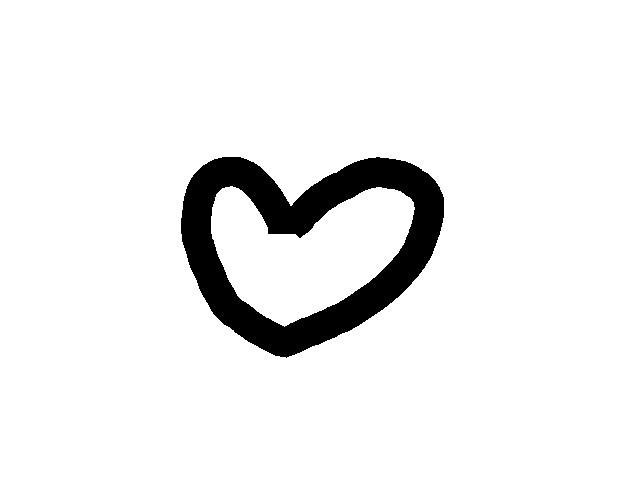
#> input picture heart_image/img2.bmp, 634 x 503 px, found by its file name
$ jupyter execute --allow-errors img_to_numpy.ipynb   (older library calls are emulated)
#> lines starting #> are read from the running program, lines starting #| are printed output that depends on the picture; after the words box and inside, x2 and y2 are one past the last pixel; in counts of white or black regions, pixels touching at a corner belong together
[cell 1]
import PIL
import numpy as np
from PIL import Image
import matplotlib.pyplot as plt

im = Image.open('img2.bmp')
#> im is the input picture: PIL image 634x503 1; 93.5% white; 1 black region, box (x1, y1, x2, y2) and area: (181, 157, 444, 358) 20729
arr = np.array(im) # im2arr.shape: height x width x channel

[cell 2]
arr.shape
#> Out = (503, 634)

[cell 3]
arr = arr[:,65:569]
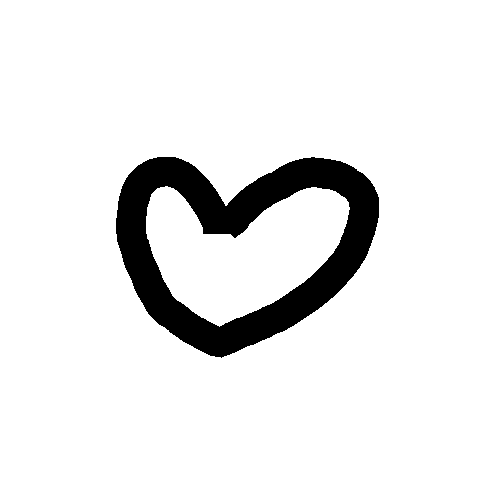
#> arr: shape (503, 504) bool; 91.8% white; 1 black region, box (x1, y1, x2, y2) and area: (116, 157, 379, 358) 20729

[cell 4]
arr.shape
#> Out = (503, 504)

[cell 5]
# 비율을 알 필요가 없을 경우

image = Image.fromarray(np.uint8(arr))
image = image.resize((28,28), PIL.Image.ANTIALIAS)
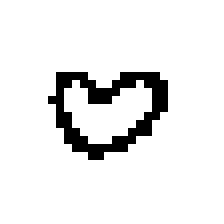
#> image: PIL image 28x28 L (shown 8 times larger); values 0 (black) and 1 (white), 91.8% white; black in thin lines or dots, all inside (x1, y1, x2, y2) = (6, 9, 21, 20)

[cell 6]
arr = np.array(image)

[cell 7]
arr = 255 - arr

[cell 8]
plt.imshow(arr, interpolation='none', cmap='Greys')
plt.show()

#> (a cell that did not finish here is left out)

[cell 10]
image = Image.fromarray(np.uint8(arr))
old_width = float(image.size[0])
#> old_width = 28
old_height = float(image.size[1])
#> old_height = 28
new_height = 28
ratio = float( new_height / old_height)
#> ratio = 1
new_width = int(old_width * ratio)
#> new_width = 28
image = image.resize((new_width, new_height), PIL.Image.ANTIALIAS)

[cell 11]
image.show()

[cell 12]
# 이미지를 받아오기
import numpy
import PIL

img = PIL.Image.open("img1.jpg").convert("L")
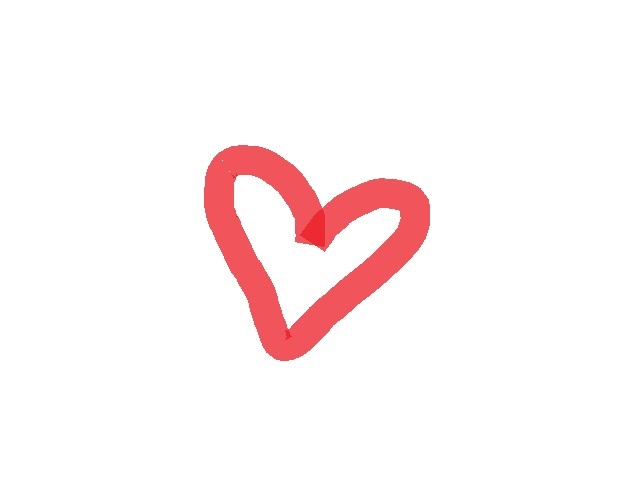
#> input picture heart_image/img1.jpg, 634 x 503 px, found by its file name
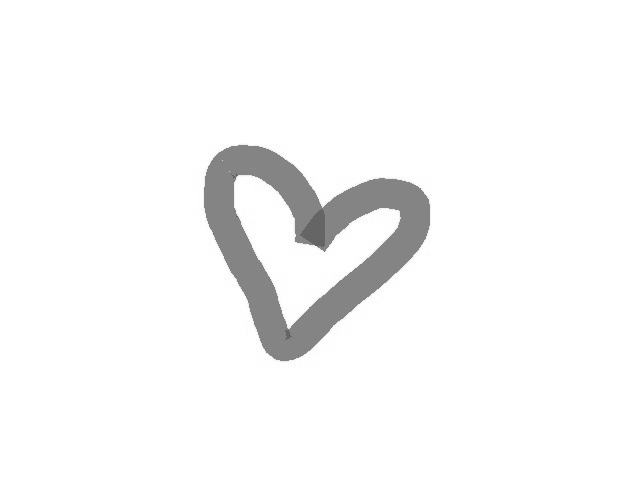
#> img: PIL image 634x503 L; min 92, max 255, mean 247.4
imgarr = numpy.array(img)

[cell 13]
imgarr.shape
#> Out = (503, 634)

[cell 14]
# 이미지 자르기

imgarr = imgarr[:,65:569]
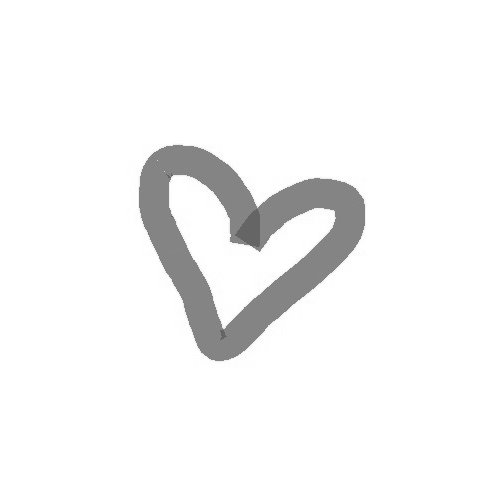
#> imgarr: shape (503, 504); min 92, max 255, mean 245.4

[cell 15]
import matplotlib.pyplot as plt

plt.figure()
plt.imshow(imgarr,cmap=plt.cm.binary)
plt.colorbar()
plt.grid(False)
plt.show()
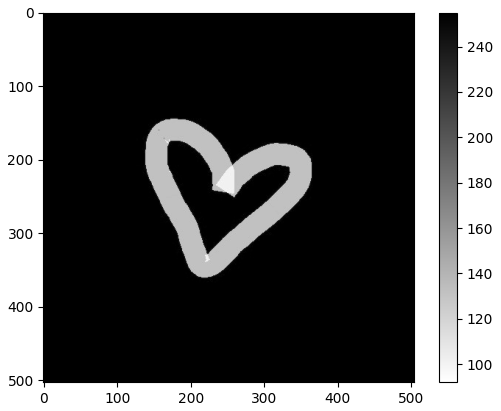
#> figure drawn by matplotlib, 2 panels

[cell 16]
# 사이즈 바꾸기

image = Image.fromarray(np.uint8(imgarr))
old_width = float(image.size[0])
#> old_width = 504
old_height = float(image.size[1])
#> old_height = 503
new_height = 28
ratio = float( new_height / old_height)
#> ratio = 0.0557
new_width = int(old_width * ratio)
image = image.resize((new_width, new_height), PIL.Image.ANTIALIAS)
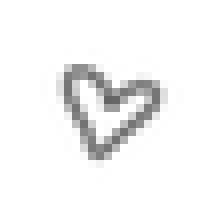
#> image: PIL image 28x28 L (shown 8 times larger); min 100, max 255, mean 245

[cell 17]
image

[cell 18]
arr.shape
#> Out = (28, 28)
